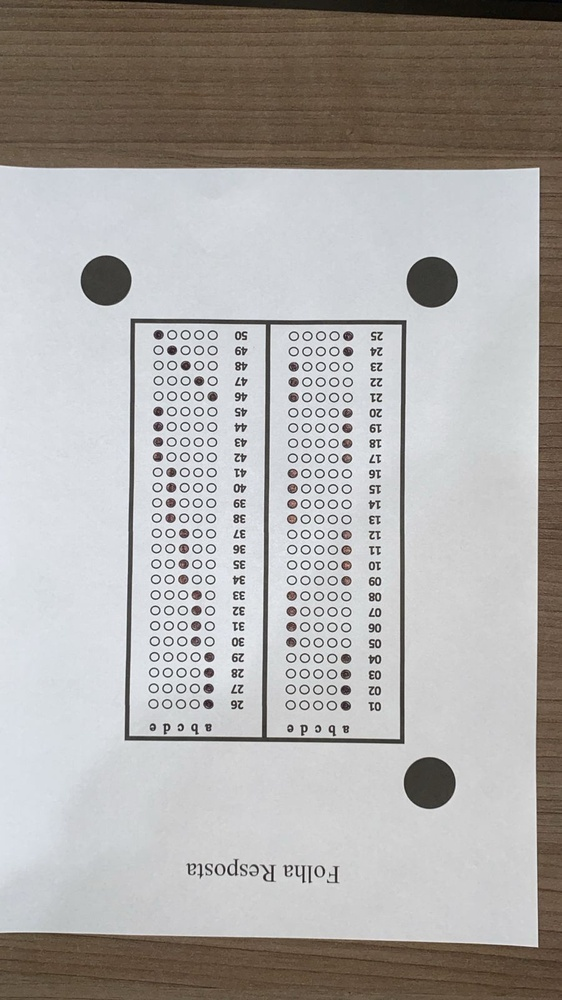
%> input picture Answer sheets/example1.jpeg, 562 x 1000 px, shrunk from 900 x 1600 before the run
$ octave --eval "result = corrigir_inclinacao(imread('Answer sheets/example1.jpeg'));"   (GNU Octave 9; MATLAB toolbox functions it lacks are replaced by stand-ins)
%> lines starting %> are read from the running program, lines starting %| are printed output that depends on the picture; in (x1, y1, x2, y2) boxes, pixels count from 0 and x2, y2 are one past the last pixel; in counts of white or black regions, pixels touching at a corner belong together; the program's own positions count from 1
### img2bw.m
function imagem_tratada = img2bw(imagem)

    % Convertendo imagem para gray scale
    img_gray = rgb2gray(uint8(imagem));
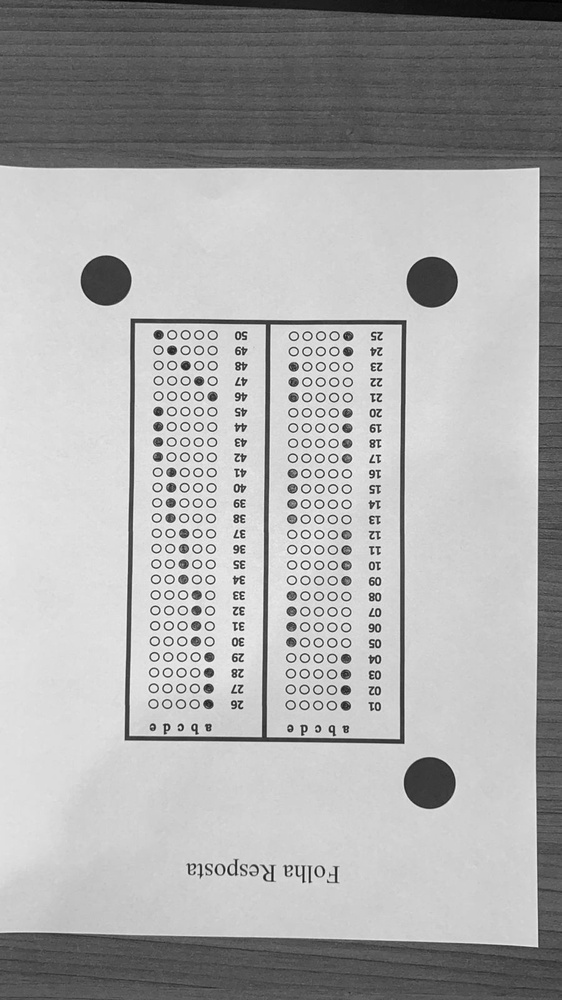
%> img_gray: size 1000x562 uint8; min 0, max 255, mean 171

    % Binarização com Otsu
    level = graythresh(img_gray);
%> level = 0.576
    img_bw = imbinarize(img_gray, level);
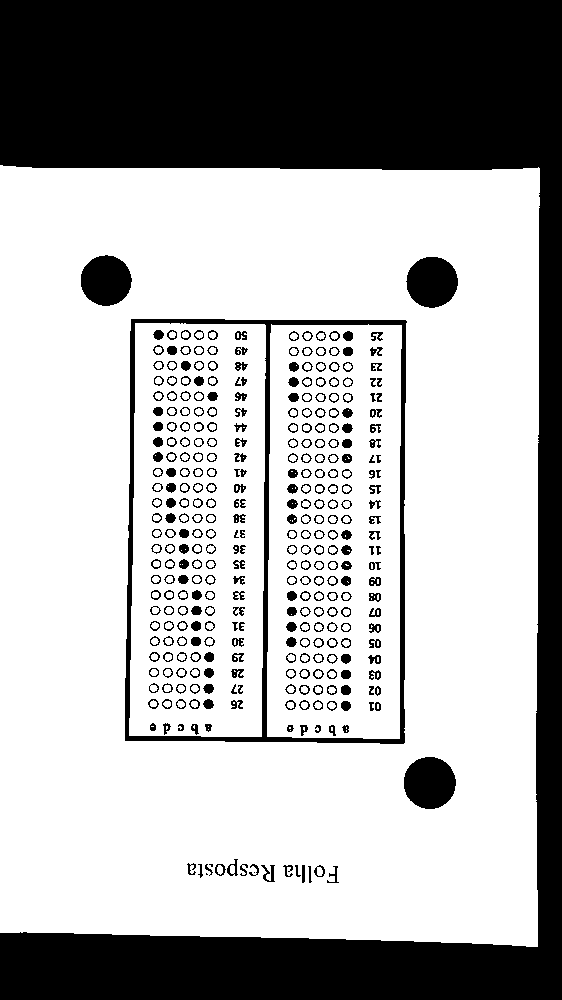
%> img_bw: size 1000x562 logical; 68.3% white; 346 black regions (3 under 20 px), largest, box (x1, y1, x2, y2) and area: (0, 0, 562, 1000) 147935, (125, 319, 407, 744) 8362, (404, 757, 456, 809) 2130

    % Remoção de objetos com área indicada no segundo parâmetro
    img_sruido = bwareaopen(img_bw, 10^5);
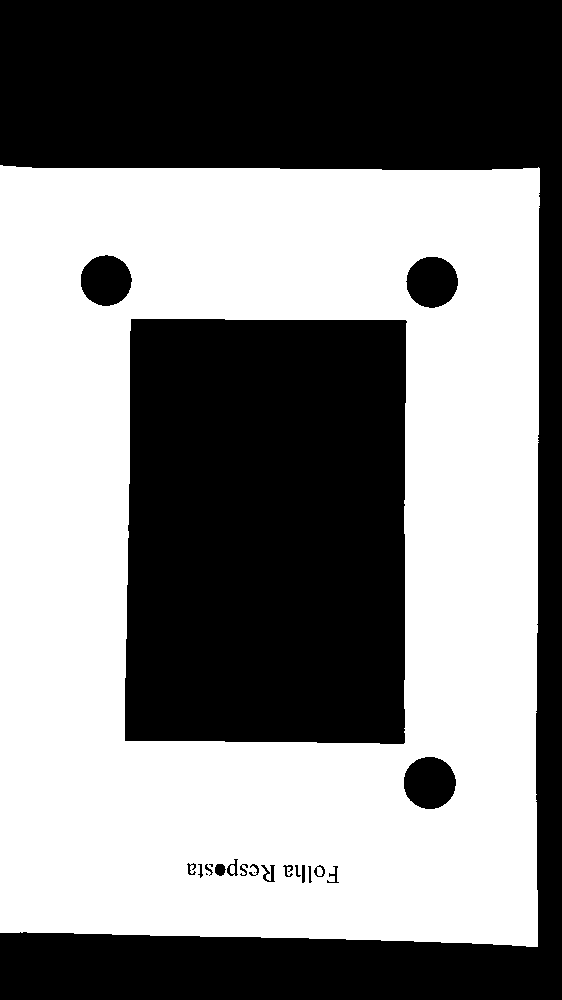
%> img_sruido: size 1000x562 logical; 51.6% white; 22 black regions (3 under 20 px), largest, box (x1, y1, x2, y2) and area: (0, 0, 562, 1000) 147935, (125, 319, 407, 744) 116958, (404, 757, 456, 809) 2130

    % Operação de dilatação
    se = strel('disk', 10);
    imagem_tratada = imdilate(img_sruido, se);
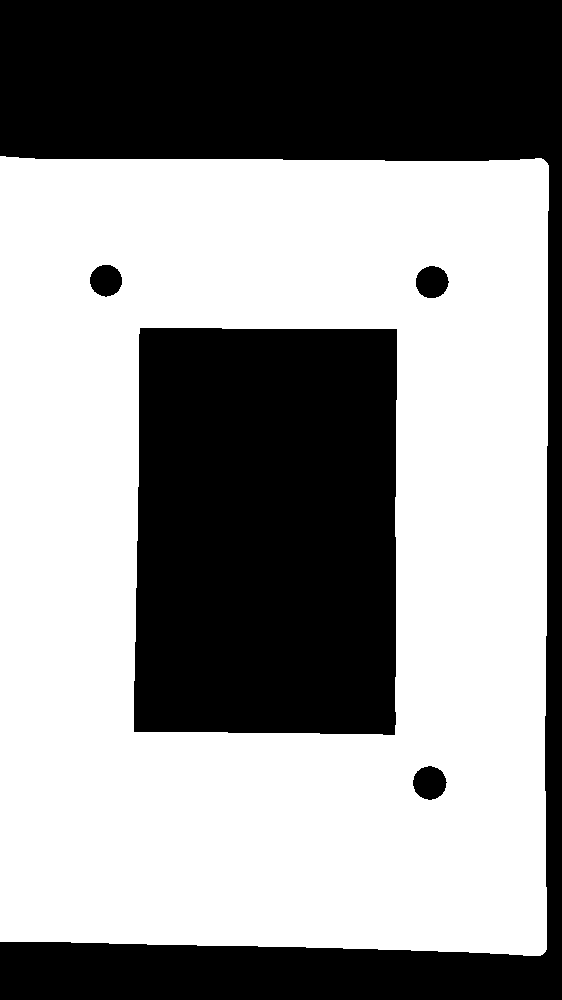
%> imagem_tratada: size 1000x562 logical; 57.6% white; 5 black regions
end

### corrigir_inclinacao.m
function img_rotated =  corrigir_inclinacao(imagem)

    % Realiza um conjunto de operações e retorna bw
    img = img2bw(imagem);

    % Capturando propriedades da imagem
    %   Circularidade, Centróide, Caixa Delimitadora e Área
    props = regionprops(~img,"Circularity", 'Centroid', 'BoundingBox', 'Area');
%> props = 5 regions; largest, box (x1, y1, x2, y2), Area, Centroid and Circularity: (0, 0, 562, 1000) 130984 [304 325.6] 0.0958, (134, 328, 397, 735) 104612 [267.2 531.9] 0.773, (413, 766, 447, 800) 868 [430.2 783.5] 0.969, (416, 266, 449, 298) 822 [432.6 282.6] 0.985

    centros = zeros(3,2);
    i = 1;

    %figure, imshow(img), hold on;

    % Iteração para captura das circunferências
    for k = 1:length(props)
        A = props(k).Area;
        C = props(k).Circularity;

        if C > 0.85 && A > 500
            %rectangle('Position', props(k).BoundingBox, 'EdgeColor', 'g');
            %plot(props(k).Centroid(1), props(k).Centroid(2), 'r+');
            centros(i,:) = props(k).Centroid;
            i = i+1;
        end
    end
%> this loop made 5 passes
%> (A, C) on passes 1 to 5: (130984, 0.0958), (792, 0.985), (104612, 0.773), (868, 0.969), (822, 0.985)
%> after the loop, centros = [106.6 281.1; 430.2 783.5; 432.6 282.6]
    %hold off

    % Conexões possíveis entre pontos
    pontos = {[1 2] [2 3] [1 3]};

    menorDist = inf; maiorDist = 0;

    % Cálculo da distância entre pontos
    for i = 1:3
        par = pontos{i};
        valor = norm(centros(par(1), :) - centros(par(2), :));

        if(menorDist > valor)
            menorDist = valor;
            pontoMenorDist = par;
        end
        if(maiorDist < valor)
            maiorDist = valor;
            pontoMaiorDist = par;
        end
    end
%> this loop made 3 passes
%> (valor, menorDist, maiorDist) on pass 1: (597.6, 597.6, 597.6)
%> (valor, menorDist) on passes 2 to 3: (500.9, 500.9), (326, 326)
%> after the loop, pontoMaiorDist = [1 2]; pontoMenorDist = [1 3]

    % Identificação de cada ponto
    pontoBaixoDir = intersect(pontoMaiorDist, pontoMenorDist);
%> pontoBaixoDir = 1
    pontoCimaEsq = setdiff(pontoMaiorDist, pontoBaixoDir);
%> pontoCimaEsq = 2
    pontoBaixoEsq = setdiff(pontoMenorDist, pontoBaixoDir);
%> pontoBaixoEsq = 3

    % Coordenadas de cada ponto
    coordCimaEsq = centros(pontoCimaEsq,:);
%> coordCimaEsq = [430.2 783.5]
    coordBaixoEsq = centros(pontoBaixoEsq,:);
%> coordBaixoEsq = [432.6 282.6]
    coordBaixoDir = centros(pontoBaixoDir,:);
%> coordBaixoDir = [106.6 281.1]

    % Correção de sinal para imagem invertida
    if coordCimaEsq(2) > coordBaixoDir(2)
        imagem = imrotate(imagem, 180);
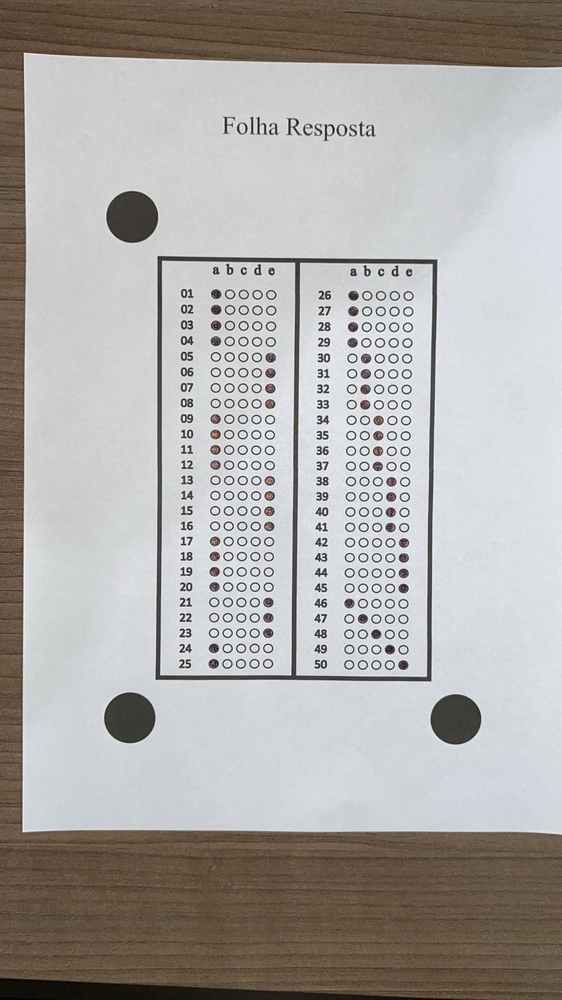
%> imagem: size 1000x562x3 uint8; mean R, G, B 173.4, 170.3, 168; mean of the top-left, top-right, bottom-left and bottom-right quarters 175.5, 190.1, 152.4, 164.2
        sinal = 1;
    else
        sinal = -1;
    end

    % Cálculo do cateto oposto dessa triangulação
    cateto_oposto = coordBaixoEsq(2) - coordBaixoDir(2);
%> cateto_oposto = 1.51

    % Ângulo utilizado para correção
    correcao_angulo = sinal * asind(cateto_oposto/menorDist);
%> correcao_angulo = 0.265

    % Imagem com rotação corrigida
    img_rotated = imrotate(imagem, correcao_angulo, 'bilinear', 'crop');
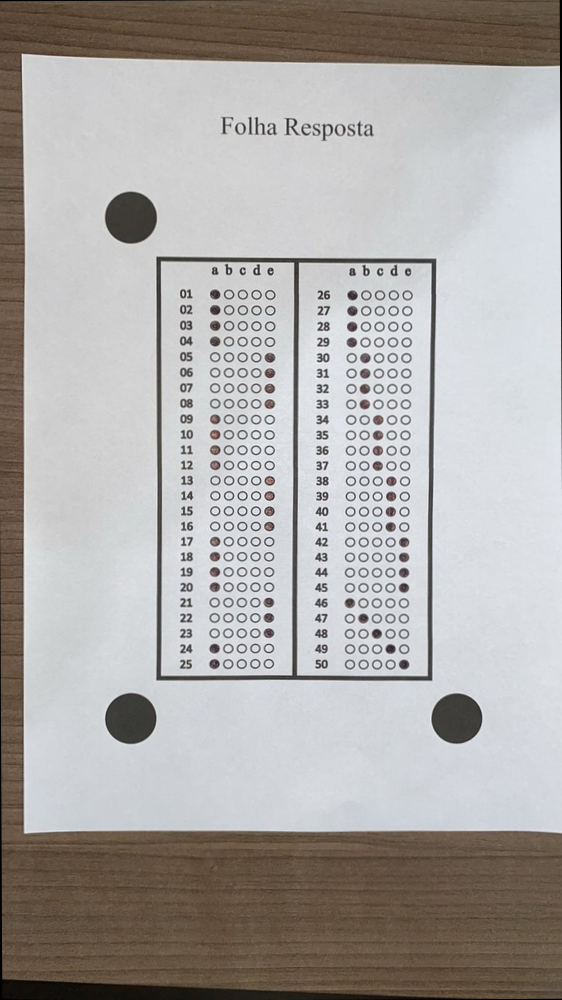
%> img_rotated: size 1000x562x3 uint8; mean R, G, B 173.1, 170, 167.7
end

$ run again, on Answer sheets/example2.jpeg
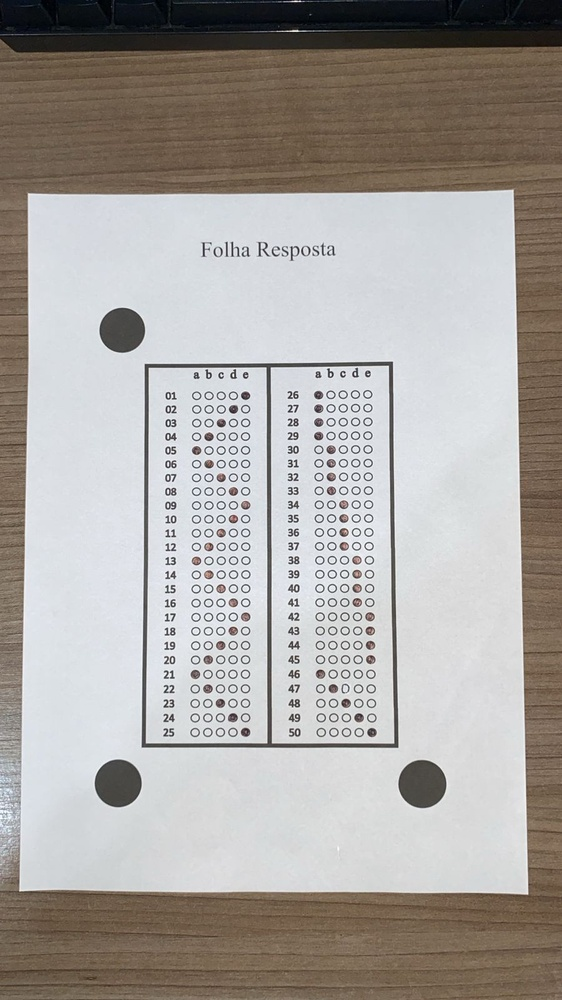
%> input picture Answer sheets/example2.jpeg, 562 x 1000 px, shrunk from 900 x 1600 before the run
%> level = 0.604
%> in img2bw, `img_bw = imbinarize(img_gray, level);`:
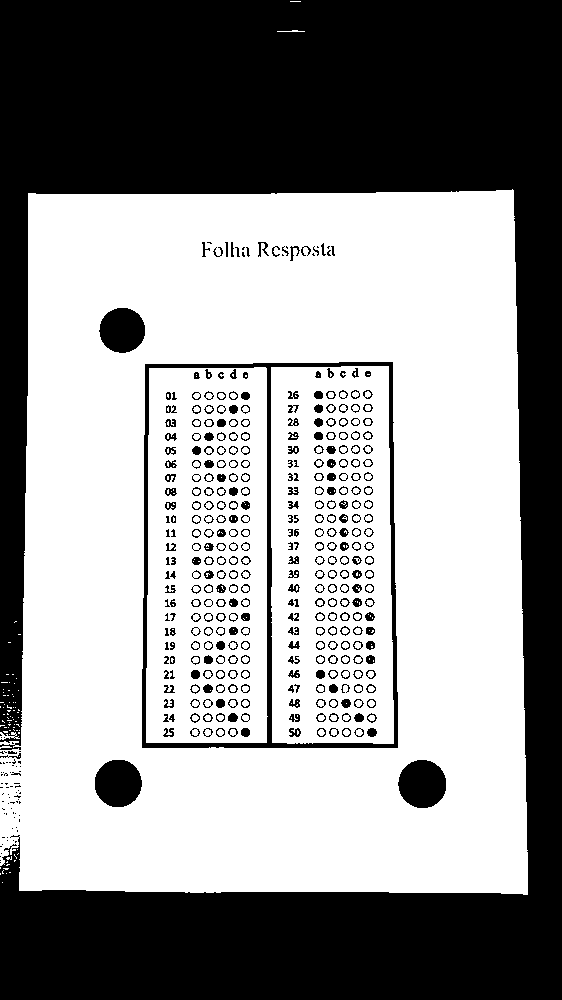
%> img_bw: size 1000x562 logical; 57.8% white; 425 black regions (81 under 20 px), largest, box (x1, y1, x2, y2) and area: (0, 0, 562, 1000) 212244, (142, 362, 398, 748) 6935, (398, 760, 446, 808) 1817
%> img_sruido: size 1000x562 logical; 43.9% white; 1 white region, box (x1, y1, x2, y2) and area: (0, 189, 528, 895) 246631
%> in img2bw, `imagem_tratada = imdilate(img_sruido, se);`:
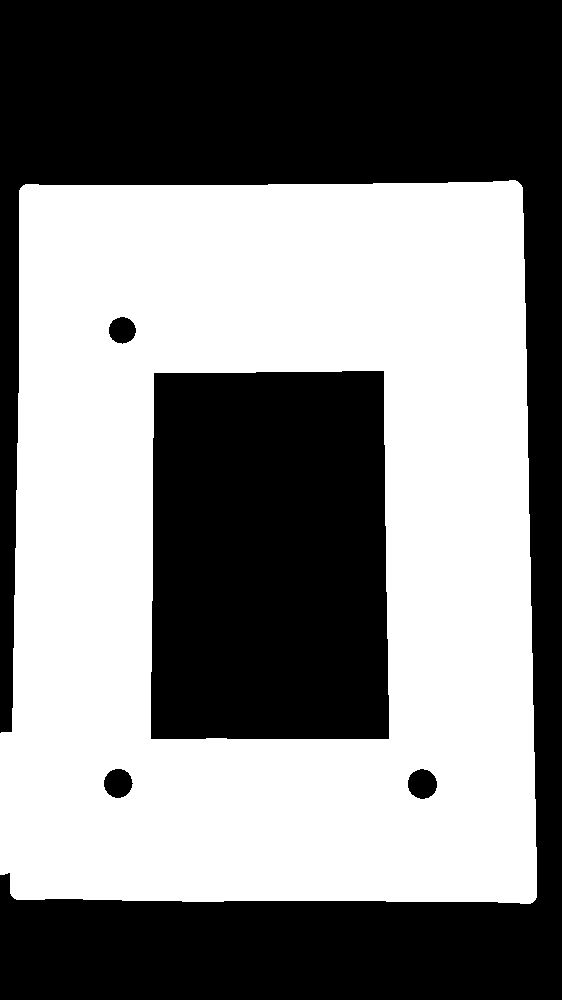
%> imagem_tratada: size 1000x562 logical; 50.4% white; 5 black regions
%> props = 5 regions; largest, box (x1, y1, x2, y2), Area, Centroid and Circularity: (0, 0, 562, 1000) 191132 [298.9 410.1] 0.0882, (151, 371, 389, 739) 85633 [270 557.2] 0.773, (408, 769, 437, 799) 674 [422.9 784.6] 0.988, (104, 769, 133, 798) 641 [118.7 783.9] 0.977
%> the loop in corrigir_inclinacao, `for k = 1:length(props)` made 5 passes
%> (A, C) on passes 1 to 5: (191132, 0.0882), (641, 0.977), (554, 0.974), (85633, 0.773), (674, 0.988)
%> after the loop in corrigir_inclinacao, `for k = 1:length(props)`: centros = [118.7 783.9; 122.8 330.8; 422.9 784.6]
%> the loop in corrigir_inclinacao, `for i = 1:3` made 3 passes
%> (valor, menorDist, maiorDist) on pass 1: (453.1, 453.1, 453.1)
%> after the loop in corrigir_inclinacao, `for i = 1:3`: pontoMaiorDist = [2 3]; pontoMenorDist = [1 3]
%> pontoBaixoDir = 3
%> pontoCimaEsq = 2
%> pontoBaixoEsq = 1
%> coordCimaEsq = [122.8 330.8]
%> coordBaixoEsq = [118.7 783.9]
%> coordBaixoDir = [422.9 784.6]
%> cateto_oposto = -0.691
%> correcao_angulo = 0.13

$ run again, on Answer sheets/example3.jpeg
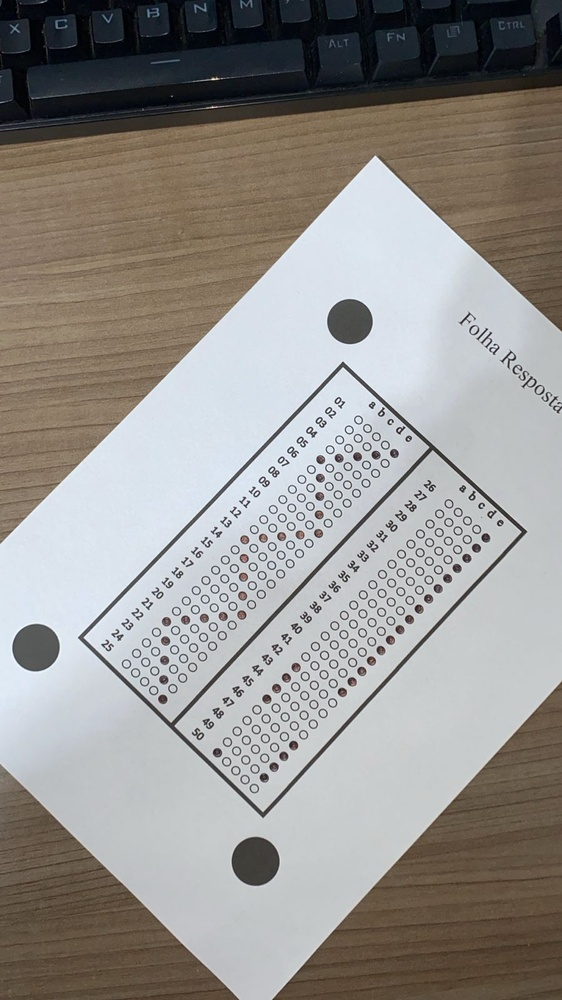
%> input picture Answer sheets/example3.jpeg, 562 x 1000 px, shrunk from 900 x 1600 before the run
%> level = 0.569
%> in img2bw, `img_bw = imbinarize(img_gray, level);`:
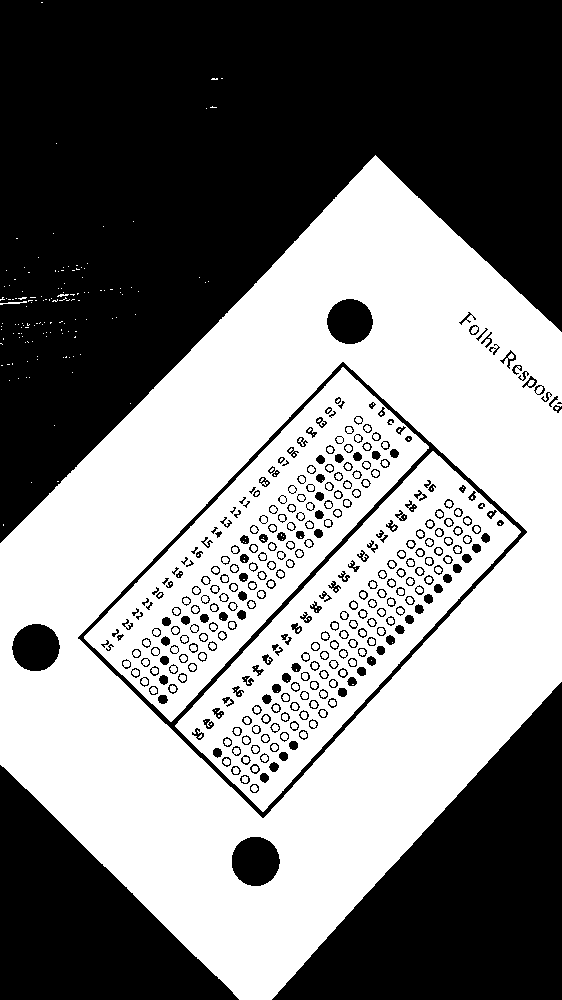
%> img_bw: size 1000x562 logical; 50.6% white; 351 black regions (13 under 20 px), largest, box (x1, y1, x2, y2) and area: (0, 0, 562, 543) 177410, (272, 682, 562, 1000) 46494, (0, 765, 239, 1000) 28368
%> img_sruido: size 1000x562 logical; 36.5% white; 1 white region, box (x1, y1, x2, y2) and area: (0, 155, 562, 1000) 205357
%> imagem_tratada: size 1000x562 logical; 41.8% white; 1 white region
%> props = 7 regions; largest, box (x1, y1, x2, y2), Area, Centroid and Circularity: (0, 0, 562, 530) 170377 [235.8 171.5] 0.454, (91, 375, 514, 805) 86690 [302.8 588.9] 0.751, (285, 695, 562, 1000) 42578 [469.5 898.7] 0.555, (0, 777, 226, 1000) 25348 [76.1 925.9] 0.558
%> the loop in corrigir_inclinacao, `for k = 1:length(props)` made 7 passes
%> (A, C) on passes 1 to 7: (170377, 0.454), (25348, 0.558), (632, 0.98), (86690, 0.751), (695, 0.991), (42578, 0.555), (544, 0.967)
%> after the loop in corrigir_inclinacao, `for k = 1:length(props)`: centros = [36.49 648.1; 256.1 861.9; 350.5 322.1]
%> the loop in corrigir_inclinacao, `for i = 1:3` made 3 passes
%> (valor, menorDist, maiorDist) on pass 1: (306.5, 306.5, 306.5)
%> after the loop in corrigir_inclinacao, `for i = 1:3`: pontoMaiorDist = [2 3]; pontoMenorDist = [1 2]
%> pontoBaixoDir = 2
%> pontoCimaEsq = 3
%> pontoBaixoEsq = 1
%> coordCimaEsq = [350.5 322.1]
%> coordBaixoEsq = [36.49 648.1]
%> coordBaixoDir = [256.1 861.9]
%> cateto_oposto = -213.8
%> correcao_angulo = 44.24
%> in corrigir_inclinacao, `img_rotated = imrotate(imagem, correcao_angulo, 'bilinear', 'crop');`:
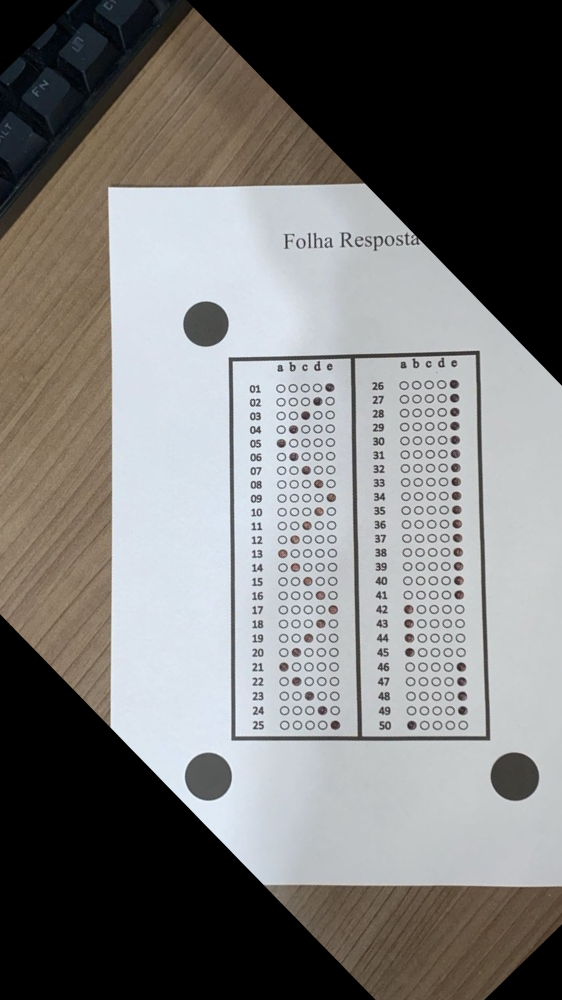
%> img_rotated: size 1000x562x3 uint8; mean R, G, B 121.7, 121, 119.8
